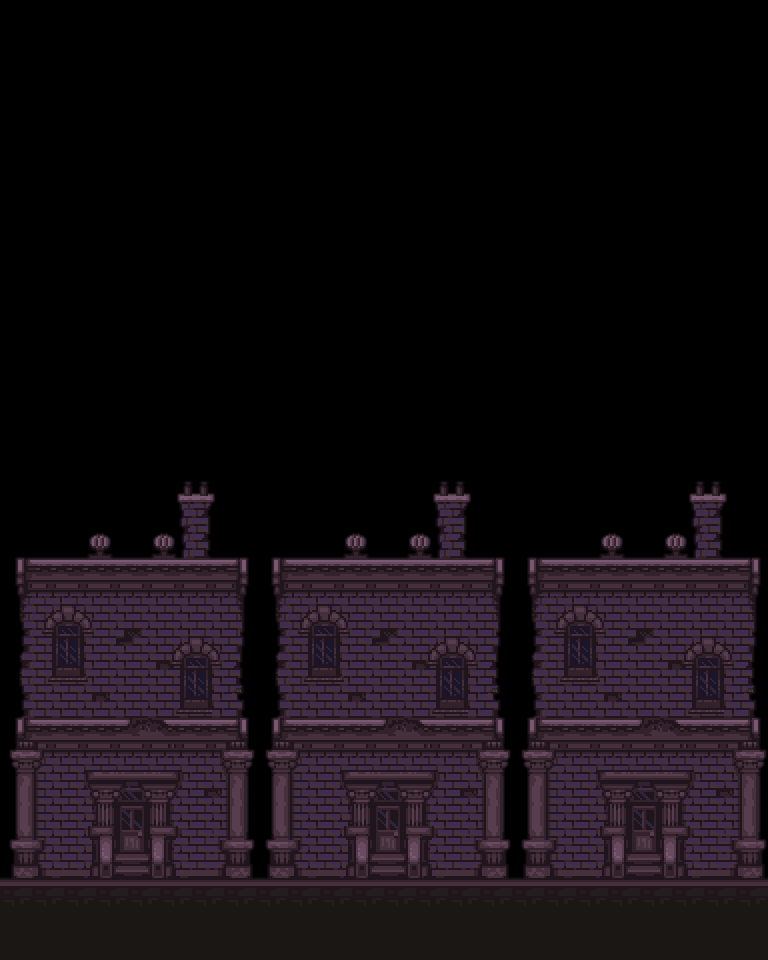

A level layout from a 2D game, rendered from its tile map. Below: a short description, then the map file with its tile-grid data intact:
An orthogonal 24x30 tile map with 32x32 px tiles, 1 tile layer (Слой тайлов 1) and 13 objects.

<map version="1.9" tiledversion="1.9.2" orientation="orthogonal" renderorder="right-down" width="24" height="30" tilewidth="32" tileheight="32" infinite="0" nextlayerid="3" nextobjectid="20">
 <tileset firstgid="1" source="../dark city tileset 1.tsx" />
 <layer id="1" name="Слой тайлов 1" width="24" height="30">
  <data encoding="csv">
0,0,0,0,0,0,0,0,0,0,0,0,0,0,0,0,0,0,0,0,0,0,0,0,
0,0,0,0,0,0,0,0,0,0,0,0,0,0,0,0,0,0,0,0,0,0,0,0,
0,0,0,0,0,0,0,0,0,0,0,0,0,0,0,0,0,0,0,0,0,0,0,0,
0,0,0,0,0,0,0,0,0,0,0,0,0,0,0,0,0,0,0,0,0,0,0,0,
0,0,0,0,0,0,0,0,0,0,0,0,0,0,0,0,0,0,0,0,0,0,0,0,
0,0,0,0,0,0,0,0,0,0,0,0,0,0,0,0,0,0,0,0,0,0,0,0,
0,0,0,0,0,0,0,0,0,0,0,0,0,0,0,0,0,0,0,0,0,0,0,0,
0,0,0,0,0,0,0,0,0,0,0,0,0,0,0,0,0,0,0,0,0,0,0,0,
0,0,0,0,0,0,0,0,0,0,0,0,0,0,0,0,0,0,0,0,0,0,0,0,
0,0,0,0,0,0,0,0,0,0,0,0,0,0,0,0,0,0,0,0,0,0,0,0,
12,12,12,12,12,13,14,15,16,17,18,19,20,21,22,22,22,62,62,62,62,62,62,62,
13,14,15,12,52,53,54,55,56,57,12,13,14,15,16,17,18,19,20,21,22,22,21,22,
12,254,254,254,92,93,94,95,96,97,52,53,54,55,56,57,58,59,60,61,62,12,13,14,
12,13,254,254,254,17,18,19,20,21,22,93,94,95,96,97,98,99,100,101,102,52,53,54,
294,295,296,297,254,254,254,301,60,61,62,133,134,135,136,137,138,139,176,176,176,251,252,253,
294,295,296,297,298,299,300,301,294,295,296,297,298,299,300,301,294,295,296,297,298,299,300,301,
334,335,336,337,338,339,340,341,334,335,336,337,338,339,340,341,334,335,336,337,338,339,340,341,
374,375,376,377,378,379,380,381,374,375,376,377,378,379,380,381,374,375,376,377,378,379,380,381,
414,415,416,417,418,419,420,421,414,415,416,417,418,419,420,421,414,415,416,417,418,419,420,421,
454,455,456,457,458,459,460,461,454,455,456,457,458,459,460,461,454,455,456,457,458,459,460,461,
494,495,496,497,498,499,500,501,494,495,496,497,498,499,500,501,494,495,496,497,498,499,500,501,
534,535,536,537,538,539,540,541,534,535,536,537,538,539,540,541,534,535,536,537,538,539,540,541,
574,575,576,577,578,579,580,581,574,575,576,577,578,579,580,581,574,575,576,577,578,579,580,581,
614,615,616,617,618,619,620,621,614,615,616,617,618,619,620,621,614,615,616,617,618,619,620,621,
654,655,656,657,658,659,660,661,654,655,656,657,658,659,660,661,654,655,656,657,658,659,660,661,
694,695,696,697,698,699,700,701,694,695,696,697,698,699,700,701,694,695,696,697,698,699,700,701,
734,735,736,737,738,739,740,741,734,735,736,737,738,739,740,741,734,735,736,737,738,739,740,741,
774,775,776,777,778,779,780,781,774,775,776,777,778,779,780,781,774,775,776,777,778,779,780,781,
814,815,816,817,818,819,820,821,814,815,816,817,818,819,820,821,814,815,816,817,818,819,820,821,
854,855,856,857,858,859,860,861,854,855,856,857,858,859,860,861,854,855,856,857,858,859,860,861
</data>
 </layer>
 <objectgroup id="2" name="Objects">
  <object id="5" x="0" y="880">
   <polyline points="0,0 768,0" />
  </object>
  <object id="6" x="530" y="720">
   <polyline points="0,0 112,0" />
  </object>
  <object id="7" x="676" y="720">
   <polyline points="0,0 83,0" />
  </object>
  <object id="8" x="758" y="560">
   <polyline points="0,0 -228,0" />
  </object>
  <object id="9" x="502" y="560">
   <polyline points="0,0 -228,0" />
  </object>
  <object id="10" x="502" y="720">
   <polyline points="0,0 -83,0" />
  </object>
  <object id="11" x="386" y="720">
   <polyline points="0,0 -112,0" />
  </object>
  <object id="12" x="247" y="720">
   <polyline points="0,0 -83,0" />
  </object>
  <object id="13" x="130" y="720">
   <polyline points="0,0 -112,0" />
  </object>
  <object id="14" x="18" y="560">
   <polyline points="0,0 228,0" />
  </object>
  <object id="17" x="178" y="496">
   <polyline points="0,0 35,0" />
  </object>
  <object id="18" x="434" y="496">
   <polyline points="0,0 35,0" />
  </object>
  <object id="19" x="690" y="496">
   <polyline points="0,0 35,0" />
  </object>
 </objectgroup>
</map>
